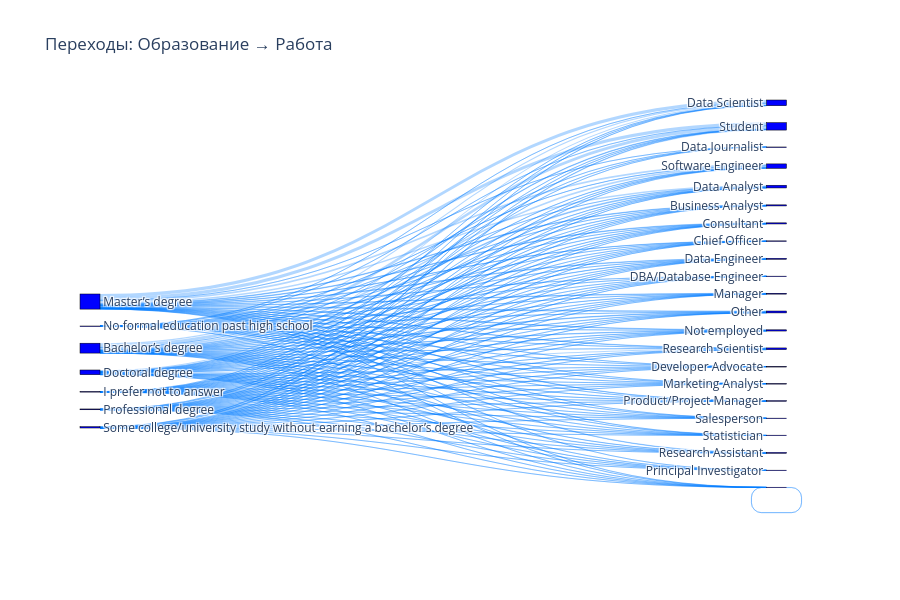

Here is the notebook cell this chart was saved with:
### Code cell
import pandas as pd
import plotly.graph_objects as go



# 1. Группируем и считаем частоту переходов
flow_data = (
    change.groupby(['Q4', 'Q6'], dropna=False)
    .size()
    .reset_index(name='count')
)

# 2. Создаем словари для маппинга меток в индексы
labels_list = []
label_to_idx = {}

def get_idx(label):
    if label not in label_to_idx:
        label_to_idx[label] = len(labels_list)
        labels_list.append(label)
    return label_to_idx[label]

# 3. Формируем массивы source, target, value
source = []
target = []
values = []

for _, row in flow_data.iterrows():
    src = get_idx(row['Q4'])
    tgt = get_idx(row['Q6'])
    source.append(src)
    target.append(tgt)
    values.append(row['count'])

# 4. Строим диаграмму
fig = go.Figure(data=[go.Sankey(
    node=dict(
        pad=15,
        thickness=20,
        line=dict(color="black", width=0.5),
        label=labels_list,
        color="blue"
    ),
    link=dict(
        source=source,
        target=target,
        value=values,
        color="rgba(0, 123, 255, 0.3)"
    )
)])

fig.update_layout(
    title_text="Переходы: Образование → Работа",
    font_size=12,
    height=600
)

fig.show()

### Figure 1 — Plotly figure (JSON) as saved in the notebook; plotly's stock layout.template omitted (floating-point values rounded to 4 significant figures; data arrays with more than 128 entries replaced by an {"elided": "..."} marker saying what was removed)
{"data": [{"link": {"color": "rgba(0, 123, 255, 0.3)", "source": {"elided": "150 int values"}, "target": {"elided": "150 int values"}, "value": {"elided": "150 int values"}}, "node": {"color": "blue", "label": ["Bachelor’s degree", "Business Analyst", "Chief Officer", "Consultant", "DBA/Database Engineer", "Data Analyst", "Data Engineer", "Data Journalist", "Data Scientist", "Developer Advocate", "Manager", "Marketing Analyst", "Not employed", "Other", "Principal Investigator", "Product/Project Manager", "Research Assistant", "Research Scientist", "Salesperson", "Software Engineer", "Statistician", "Student", null, "Doctoral degree", "I prefer not to answer", "Master’s degree", "No formal education past high school", "Professional degree", "Some college/university study without earning a bachelor’s degree"], "line": {"color": "black", "width": 0.5}, "pad": 15, "thickness": 20}, "type": "sankey"}], "layout": {"font": {"size": 12}, "height": 600, "title": {"text": "Переходы: Образование → Работа"}}}
